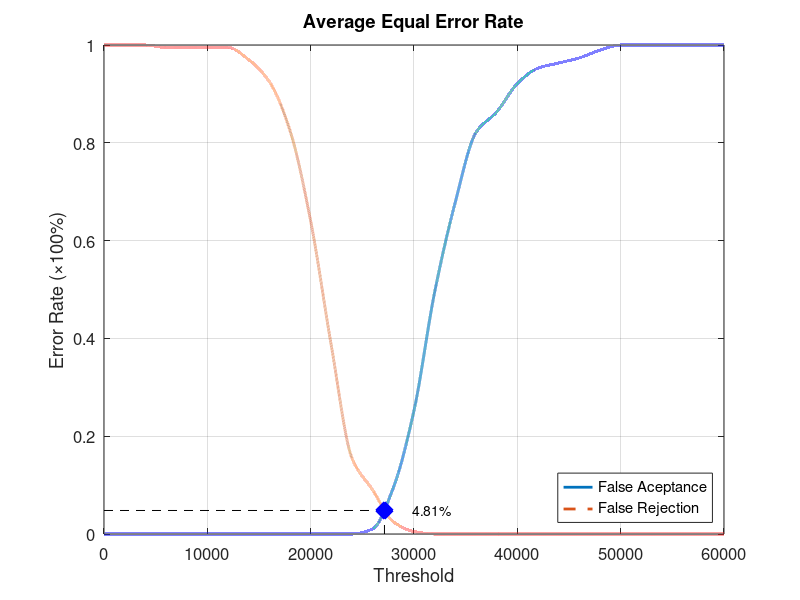
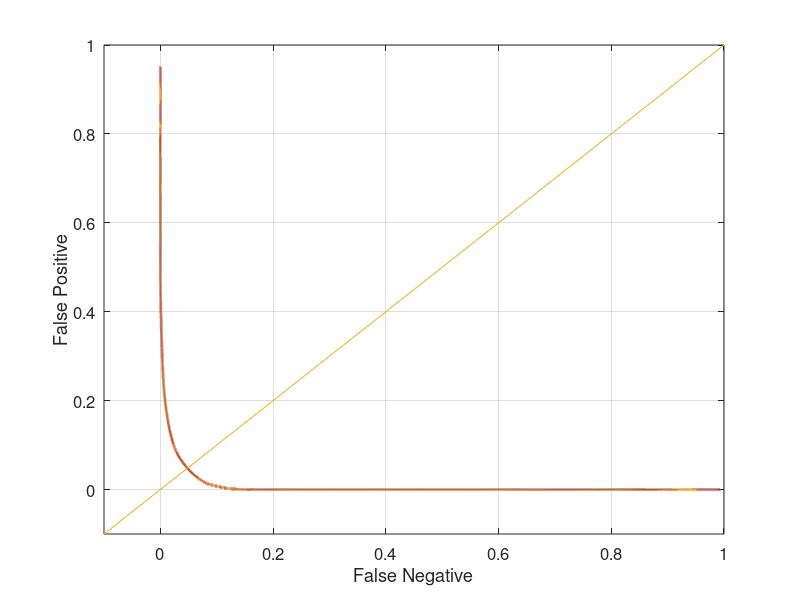

Source code (MATLAB) for these figures, in order:
function yEER = Database3_4
close all;
clear;
clc;
x = 0:2000:60000;
xq = 0:0.5:60000;

y0 = [0 0 0 0 0 0 0 0 0 0 0 0 0 0.0105263 0.0947368 0.252632 0.494737 0.678947 0.821053 0.863158 0.921053 0.952632 0.963158 0.973684 0.989474 1 1 1 1 1 1];
yy0 = interp1(x, y0, xq, 'pchip');
y1 = [1 1 1 0.995 0.995 0.995 0.995 0.97 0.925 0.825 0.64 0.385 0.155 0.09 0.025 0.005 0 0 0 0 0 0 0 0 0 0 0 0 0 0 0];
yy1 = interp1(x, y1, xq, 'pchip');

% Calculating EER: 
y2 = abs(y0 - y1);
find(y2 == min(y2))
yy2 = abs(yy0 - yy1);
xEER = find(yy2 == min(yy2));
xEERIndex = xq(xEER) % X-axis EER
yEER = yy0(xEER) % Y-axis EER

main = figure
plot(xq, yy0,'-','LineWidth', 2);	hold on
plot(xq, yy1,'--','LineWidth', 2);	hold on
plot([xEERIndex xEERIndex], [0 yEER], 'k--');	hold on
plot([0 xEERIndex], [yEER yEER], 'k--');	hold on
plot(xEERIndex, yEER, 'bx', 'LineWidth', 10);	hold on
text(xEERIndex + 10 * xEERIndex / 100, yEER, [num2str(round((10000 * yEER)) / 100) '%'])
legend('False Aceptance', 'False Rejection', 'Location', 'SouthEast')
xlabel('Threshold')
ylabel('Error Rate (\times100%)')
title('Average Equal Error Rate')
set(gca, 'FontSize', 12)
axis([0 60000 0 1])
grid on

print(main, 'Database3_4Main', '-dpng');
FNRxFPR = figure('Color', [1 1 1]);
plot(yy1, yy0, '-', yy1, yy0, 'LineWidth', 2);
hold on
y = -0.1:0.1:1
plot(y, y); 
set(gca, 'FontSize', 12)
xlabel('False Negative')
ylabel('False Positive')
axis([-0.1 1 -0.1 1])
set(gca, 'FontSize', 12)
grid on

print(FNRxFPR, 'Database3_4FNRxFPR','-dpng');
end
